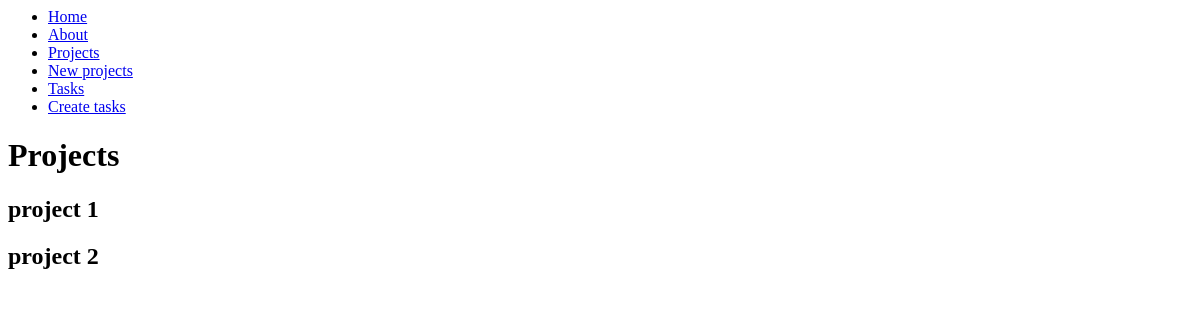
The page /projects/ on the database as committed earlier.
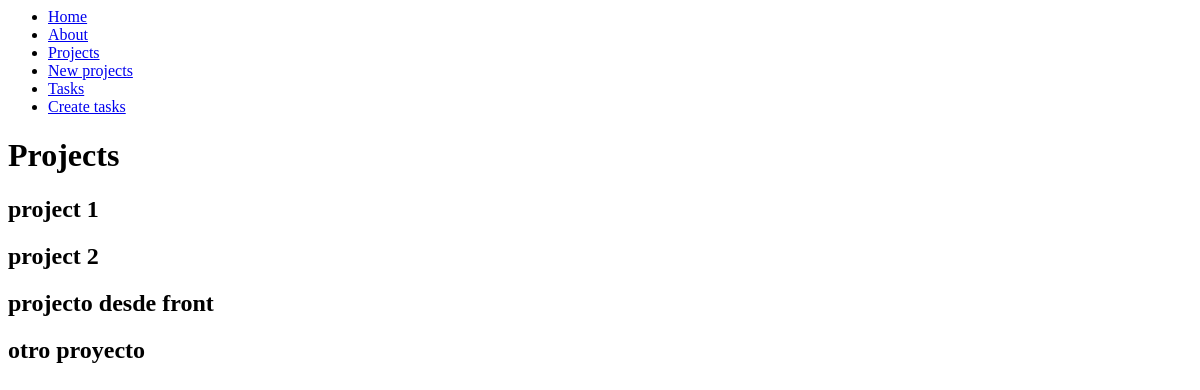
The same page on the database as committed later.
### myapp/models.py (models this page shows)
class Project(models.Model):
    name = models.CharField(max_length=200)

### myapp/views.py (the view)
# urls.py: path('projects/', views.projects),
def projects(request):
    projects = Project.objects.all()
    return render(request, 'projects.html',{
        'projects' : projects
    })

### myapp/templates/projects.html
{% extends 'layouts/base.html' %}
{% block content %}
    <h1>Projects</h1>
    {% for project in projects %}
        <h2>{{project.name}}</h2>
    {% endfor %}
{% endblock content %}

Rows that differ between the two databases and show on the page:
added Project: name "projecto desde front"
added Project: name "otro proyecto"
